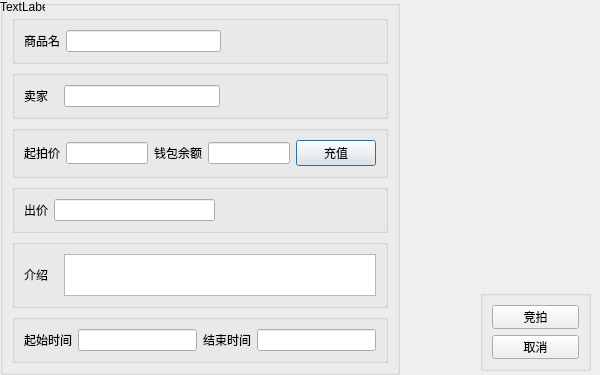
<?xml version="1.0" encoding="UTF-8"?>
<ui version="4.0">
 <class>userbuy</class>
 <widget class="QDialog" name="userbuy">
  <property name="geometry">
   <rect>
    <x>0</x>
    <y>0</y>
    <width>600</width>
    <height>375</height>
   </rect>
  </property>
  <property name="windowTitle">
   <string>竞拍</string>
  </property>
  <widget class="QGroupBox" name="groupBox_5">
   <property name="geometry">
    <rect>
     <x>0</x>
     <y>0</y>
     <width>400</width>
     <height>375</height>
    </rect>
   </property>
   <property name="title">
    <string/>
   </property>
   <layout class="QVBoxLayout" name="verticalLayout">
    <item>
     <widget class="QGroupBox" name="groupBox">
      <property name="title">
       <string/>
      </property>
      <layout class="QHBoxLayout" name="horizontalLayout">
       <item>
        <widget class="QLabel" name="label_0">
         <property name="text">
          <string>商品名</string>
         </property>
        </widget>
       </item>
       <item>
        <widget class="QLineEdit" name="lineEdit_name"/>
       </item>
       <item>
        <spacer name="horizontalSpacer_3">
         <property name="orientation">
          <enum>Qt::Horizontal</enum>
         </property>
         <property name="sizeHint" stdset="0">
          <size>
           <width>40</width>
           <height>20</height>
          </size>
         </property>
        </spacer>
       </item>
      </layout>
     </widget>
    </item>
    <item>
     <widget class="QGroupBox" name="groupBox_7">
      <property name="title">
       <string/>
      </property>
      <layout class="QHBoxLayout" name="horizontalLayout_5">
       <item>
        <widget class="QLabel" name="label_5">
         <property name="text">
          <string>卖家   </string>
         </property>
        </widget>
       </item>
       <item>
        <widget class="QLineEdit" name="lineEdit_seller"/>
       </item>
       <item>
        <spacer name="horizontalSpacer_4">
         <property name="orientation">
          <enum>Qt::Horizontal</enum>
         </property>
         <property name="sizeHint" stdset="0">
          <size>
           <width>40</width>
           <height>20</height>
          </size>
         </property>
        </spacer>
       </item>
      </layout>
     </widget>
    </item>
    <item>
     <widget class="QGroupBox" name="groupBox_2">
      <property name="title">
       <string/>
      </property>
      <layout class="QHBoxLayout" name="horizontalLayout_4">
       <item>
        <widget class="QLabel" name="label_2">
         <property name="text">
          <string>起拍价</string>
         </property>
        </widget>
       </item>
       <item>
        <widget class="QLineEdit" name="lineEdit_price"/>
       </item>
       <item>
        <widget class="QLabel" name="label_3">
         <property name="text">
          <string>钱包余额</string>
         </property>
        </widget>
       </item>
       <item>
        <widget class="QLineEdit" name="lineEdit_leftmoney"/>
       </item>
       <item>
        <widget class="QPushButton" name="pushButton">
         <property name="text">
          <string>充值</string>
         </property>
        </widget>
       </item>
      </layout>
     </widget>
    </item>
    <item>
     <widget class="QGroupBox" name="groupBox_8">
      <property name="title">
       <string/>
      </property>
      <layout class="QHBoxLayout" name="horizontalLayout_6">
       <item>
        <widget class="QLabel" name="label_8">
         <property name="text">
          <string>出价</string>
         </property>
        </widget>
       </item>
       <item>
        <widget class="QLineEdit" name="lineEdit_buy"/>
       </item>
       <item>
        <spacer name="horizontalSpacer">
         <property name="orientation">
          <enum>Qt::Horizontal</enum>
         </property>
         <property name="sizeHint" stdset="0">
          <size>
           <width>40</width>
           <height>20</height>
          </size>
         </property>
        </spacer>
       </item>
      </layout>
     </widget>
    </item>
    <item>
     <widget class="QGroupBox" name="groupBox_3">
      <property name="title">
       <string/>
      </property>
      <layout class="QHBoxLayout" name="horizontalLayout_2">
       <item>
        <widget class="QLabel" name="label_4">
         <property name="text">
          <string>介绍   </string>
         </property>
        </widget>
       </item>
       <item>
        <widget class="QPlainTextEdit" name="plainTextEdit_data"/>
       </item>
      </layout>
     </widget>
    </item>
    <item>
     <widget class="QGroupBox" name="groupBox_4">
      <property name="title">
       <string/>
      </property>
      <layout class="QHBoxLayout" name="horizontalLayout_3">
       <item>
        <widget class="QLabel" name="label_6">
         <property name="text">
          <string>起始时间</string>
         </property>
        </widget>
       </item>
       <item>
        <widget class="QLineEdit" name="lineEdit_statr"/>
       </item>
       <item>
        <widget class="QLabel" name="label_9">
         <property name="text">
          <string>结束时间</string>
         </property>
        </widget>
       </item>
       <item>
        <widget class="QLineEdit" name="lineEdit_end"/>
       </item>
      </layout>
     </widget>
    </item>
   </layout>
  </widget>
  <widget class="QGroupBox" name="groupBox_6">
   <property name="geometry">
    <rect>
     <x>480</x>
     <y>290</y>
     <width>111</width>
     <height>81</height>
    </rect>
   </property>
   <property name="title">
    <string/>
   </property>
   <layout class="QVBoxLayout" name="verticalLayout_2">
    <item>
     <widget class="QPushButton" name="pushButton_2">
      <property name="text">
       <string>竞拍</string>
      </property>
     </widget>
    </item>
    <item>
     <widget class="QPushButton" name="pushButton_3">
      <property name="text">
       <string>取消</string>
      </property>
     </widget>
    </item>
   </layout>
  </widget>
  <widget class="QLabel" name="label">
   <property name="geometry">
    <rect>
     <x>0</x>
     <y>0</y>
     <width>45</width>
     <height>13</height>
    </rect>
   </property>
   <property name="text">
    <string>TextLabel</string>
   </property>
  </widget>
  <widget class="QLabel" name="label_7">
   <property name="geometry">
    <rect>
     <x>0</x>
     <y>0</y>
     <width>45</width>
     <height>13</height>
    </rect>
   </property>
   <property name="text">
    <string/>
   </property>
  </widget>
  <zorder>label</zorder>
  <zorder>label_7</zorder>
  <zorder>groupBox_5</zorder>
  <zorder>groupBox_6</zorder>
 </widget>
 <resources/>
 <connections/>
</ui>
